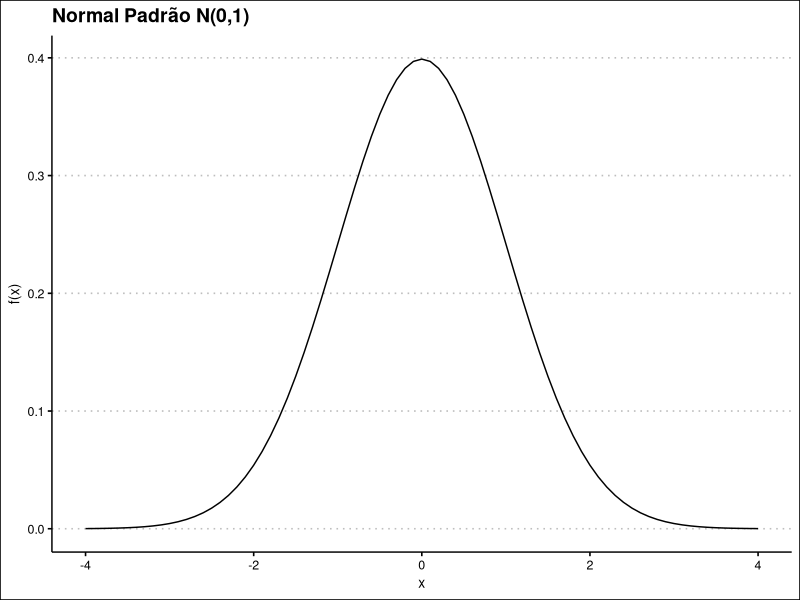
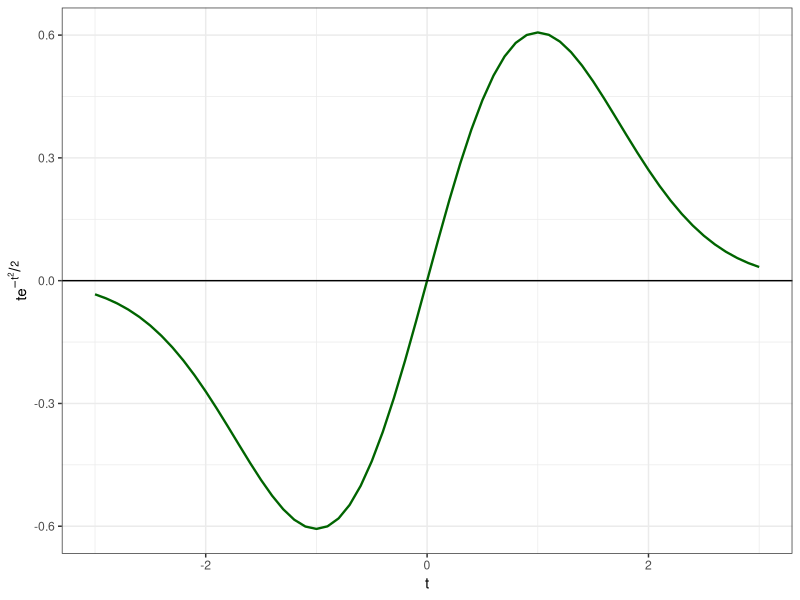
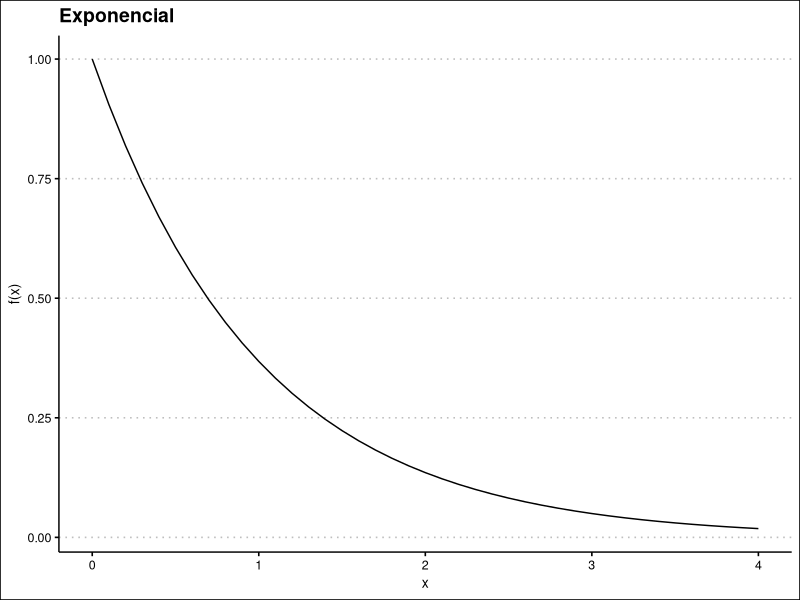

Reproduce these figures in R, in order.
## ---- chunk 1
options(htmltools.dir.version = FALSE)
knitr::opts_chunk$set(
    echo = FALSE,
    message = FALSE,
    warning = FALSE,
    dev = "svg",
    cache = TRUE,
    fig.align = "center"
    #fig.width = 11,
    #fig.height = 5
)

library(dplyr)
library(ggplot2)
library(ggthemes)
## ---- chunk 2
x <- seq(-4, 4, by = 0.1)
fx <- dnorm(x)

df <- data.frame(x = x, fx = fx)

p <- ggplot(df, aes(x, fx)) +
    geom_line() +
    labs(x = "x",
         y = "f(x)",
         title = "Normal Padrão N(0,1)") +
    theme_clean()
## ---- chunk 3
p
## ---- chunk 4
t <- seq(-3, 3, by = 0.1)
ft <- function(t) {t * exp((-t^2)/2)}
ftt <- ft(t)
df <- data.frame(t = t, ftt = ftt)
ggplot(df, aes(t, ftt)) +
    geom_line(color = "darkgreen", size = 0.8) +
    geom_hline(yintercept = 0) +
    labs(x = "t",
         y = expression(t*e^{-t^2 / 2})) +
    theme_bw()
## ---- chunk 5
x <- seq(0, 4, by = 0.1)
fx <- dexp(x)

df <- data.frame(x = x, fx = fx)

p <- ggplot(df, aes(x, fx)) +
    geom_line() +
    labs(x = "x",
         y = "f(x)",
         title = "Exponencial") +
    theme_clean()
## ---- chunk 6
p
